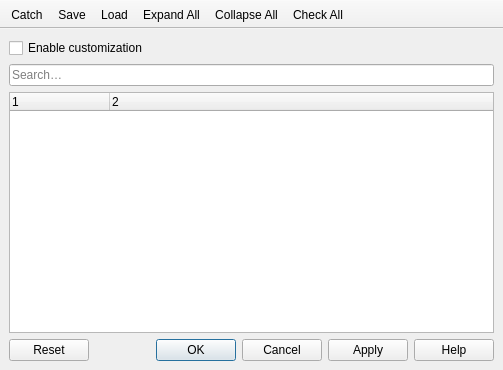
<?xml version='1.0' encoding='utf-8'?>
<ui version="4.0">
 <class>QgsCustomizationDialogBase</class>
 <widget class="QMainWindow" name="QgsCustomizationDialogBase">
  <property name="geometry">
   <rect>
    <x>0</x>
    <y>0</y>
    <width>503</width>
    <height>370</height>
   </rect>
  </property>
  <property name="windowTitle">
   <string>Interface Customization</string>
  </property>
  <widget class="QWidget" name="centralwidget">
   <layout class="QVBoxLayout" name="verticalLayout_2">
    <item>
     <widget class="QCheckBox" name="mCustomizationEnabledCheckBox">
      <property name="text">
       <string>Enable customization</string>
      </property>
     </widget>
    </item>
    <item>
     <widget class="QgsFilterLineEdit" name="mLeFilter">
      <property name="placeholderText">
       <string>Search…</string>
      </property>
     </widget>
    </item>
    <item>
     <widget class="QTreeWidget" name="treeWidget">
      <property name="selectionBehavior">
       <enum>QAbstractItemView::SelectItems</enum>
      </property>
      <property name="columnCount">
       <number>2</number>
      </property>
      <attribute name="headerVisible">
       <bool>true</bool>
      </attribute>
      <column>
       <property name="text">
        <string notr="true">1</string>
       </property>
      </column>
      <column>
       <property name="text">
        <string notr="true">2</string>
       </property>
      </column>
     </widget>
    </item>
    <item>
     <widget class="QDialogButtonBox" name="buttonBox">
      <property name="orientation">
       <enum>Qt::Horizontal</enum>
      </property>
      <property name="standardButtons">
       <set>QDialogButtonBox::Apply|QDialogButtonBox::Cancel|QDialogButtonBox::Help|QDialogButtonBox::Ok|QDialogButtonBox::Reset</set>
      </property>
     </widget>
    </item>
   </layout>
  </widget>
  <widget class="QToolBar" name="toolBar">
   <property name="windowTitle">
    <string>toolBar</string>
   </property>
   <property name="movable">
    <bool>false</bool>
   </property>
   <property name="iconSize">
    <size>
     <width>24</width>
     <height>24</height>
    </size>
   </property>
   <attribute name="toolBarArea">
    <enum>TopToolBarArea</enum>
   </attribute>
   <attribute name="toolBarBreak">
    <bool>false</bool>
   </attribute>
   <addaction name="actionCatch" />
   <addaction name="actionSave" />
   <addaction name="actionLoad" />
   <addaction name="actionExpandAll" />
   <addaction name="actionCollapseAll" />
   <addaction name="actionSelectAll" />
  </widget>
  <action name="actionCatch">
   <property name="checkable">
    <bool>true</bool>
   </property>
   <property name="icon">
    <iconset resource="../../images/images.qrc">
     <normaloff>:/images/themes/default/mActionSelect.svg</normaloff>:/images/themes/default/mActionSelect.svg</iconset>
   </property>
   <property name="text">
    <string>Catch</string>
   </property>
   <property name="toolTip">
    <string>Switch to catching widgets in main application</string>
   </property>
  </action>
  <action name="actionSave">
   <property name="icon">
    <iconset resource="../../images/images.qrc">
     <normaloff>:/images/themes/default/mActionFileSave.svg</normaloff>:/images/themes/default/mActionFileSave.svg</iconset>
   </property>
   <property name="text">
    <string>Save</string>
   </property>
   <property name="toolTip">
    <string>Save to file</string>
   </property>
  </action>
  <action name="actionLoad">
   <property name="icon">
    <iconset resource="../../images/images.qrc">
     <normaloff>:/images/themes/default/mActionFileOpen.svg</normaloff>:/images/themes/default/mActionFileOpen.svg</iconset>
   </property>
   <property name="text">
    <string>Load</string>
   </property>
   <property name="toolTip">
    <string>Load from file</string>
   </property>
  </action>
  <action name="actionExpandAll">
   <property name="icon">
    <iconset resource="../../images/images.qrc">
     <normaloff>:/images/themes/default/mActionExpandTree.svg</normaloff>:/images/themes/default/mActionExpandTree.svg</iconset>
   </property>
   <property name="text">
    <string>Expand All</string>
   </property>
  </action>
  <action name="actionCollapseAll">
   <property name="icon">
    <iconset resource="../../images/images.qrc">
     <normaloff>:/images/themes/default/mActionCollapseTree.svg</normaloff>:/images/themes/default/mActionCollapseTree.svg</iconset>
   </property>
   <property name="text">
    <string>Collapse All</string>
   </property>
  </action>
  <action name="actionSelectAll">
   <property name="icon">
    <iconset resource="../../images/images.qrc">
     <normaloff>:/images/themes/default/mActionSelectAllTree.svg</normaloff>:/images/themes/default/mActionSelectAllTree.svg</iconset>
   </property>
   <property name="text">
    <string>Check All</string>
   </property>
  </action>
 </widget>
 <resources /><connections />
<customwidgets><customwidget><class>QgsFilterLineEdit</class><extends>QLineEdit</extends><header>qgis.gui</header></customwidget></customwidgets></ui>
